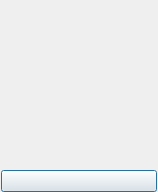
<?xml version="1.0" encoding="UTF-8"?>
<ui version="4.0">
 <class>configMixerGainWidget</class>
 <widget class="QDialog" name="configMixerGainWidget">
  <property name="geometry">
   <rect>
    <x>0</x>
    <y>0</y>
    <width>158</width>
    <height>192</height>
   </rect>
  </property>
  <property name="windowTitle">
   <string>Dialog</string>
  </property>
  <property name="sizeGripEnabled">
   <bool>false</bool>
  </property>
  <property name="modal">
   <bool>false</bool>
  </property>
  <layout class="QVBoxLayout" name="verticalLayout">
   <property name="spacing">
    <number>6</number>
   </property>
   <property name="sizeConstraint">
    <enum>QLayout::SetDefaultConstraint</enum>
   </property>
   <property name="leftMargin">
    <number>1</number>
   </property>
   <property name="topMargin">
    <number>0</number>
   </property>
   <property name="rightMargin">
    <number>1</number>
   </property>
   <property name="bottomMargin">
    <number>0</number>
   </property>
   <item>
    <widget class="pieGain" name="widget_gain" native="true"/>
   </item>
   <item>
    <widget class="ConfigMixerPushButton" name="pushButton_mixer">
     <property name="enabled">
      <bool>true</bool>
     </property>
     <property name="text">
      <string/>
     </property>
     <property name="checkable">
      <bool>true</bool>
     </property>
     <property name="autoExclusive">
      <bool>true</bool>
     </property>
     <property name="autoRepeatDelay">
      <number>300</number>
     </property>
    </widget>
   </item>
  </layout>
 </widget>
 <customwidgets>
  <customwidget>
   <class>ConfigMixerPushButton</class>
   <extends>QPushButton</extends>
   <header location="global">customWidget/configmixerpushbutton.h</header>
  </customwidget>
  <customwidget>
   <class>pieGain</class>
   <extends>QWidget</extends>
   <header location="global">customWidget/configmixergainwidget.h</header>
   <container>1</container>
  </customwidget>
 </customwidgets>
 <resources/>
 <connections/>
</ui>
